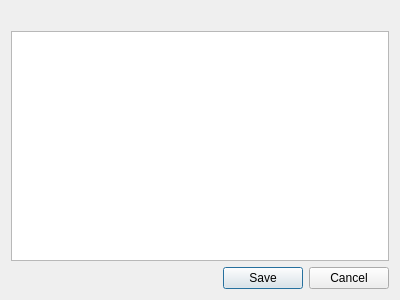
<?xml version="1.0" encoding="UTF-8"?>
<ui version="4.0">
 <class>RequestFileDialog</class>
 <widget class="QDialog" name="RequestFileDialog">
  <property name="geometry">
   <rect>
    <x>0</x>
    <y>0</y>
    <width>400</width>
    <height>300</height>
   </rect>
  </property>
  <property name="windowTitle">
   <string>Request File</string>
  </property>
  <layout class="QVBoxLayout" name="verticalLayout">
   <item>
    <widget class="QLabel" name="ui_info">
     <property name="text">
      <string/>
     </property>
    </widget>
   </item>
   <item>
    <widget class="QListWidget" name="ui_files"/>
   </item>
   <item>
    <widget class="QDialogButtonBox" name="buttonBox">
     <property name="orientation">
      <enum>Qt::Horizontal</enum>
     </property>
     <property name="standardButtons">
      <set>QDialogButtonBox::Cancel|QDialogButtonBox::Save</set>
     </property>
    </widget>
   </item>
  </layout>
 </widget>
 <resources/>
 <connections>
  <connection>
   <sender>buttonBox</sender>
   <signal>accepted()</signal>
   <receiver>RequestFileDialog</receiver>
   <slot>accept()</slot>
   <hints>
    <hint type="sourcelabel">
     <x>248</x>
     <y>254</y>
    </hint>
    <hint type="destinationlabel">
     <x>157</x>
     <y>274</y>
    </hint>
   </hints>
  </connection>
  <connection>
   <sender>buttonBox</sender>
   <signal>rejected()</signal>
   <receiver>RequestFileDialog</receiver>
   <slot>reject()</slot>
   <hints>
    <hint type="sourcelabel">
     <x>316</x>
     <y>260</y>
    </hint>
    <hint type="destinationlabel">
     <x>286</x>
     <y>274</y>
    </hint>
   </hints>
  </connection>
 </connections>
</ui>
